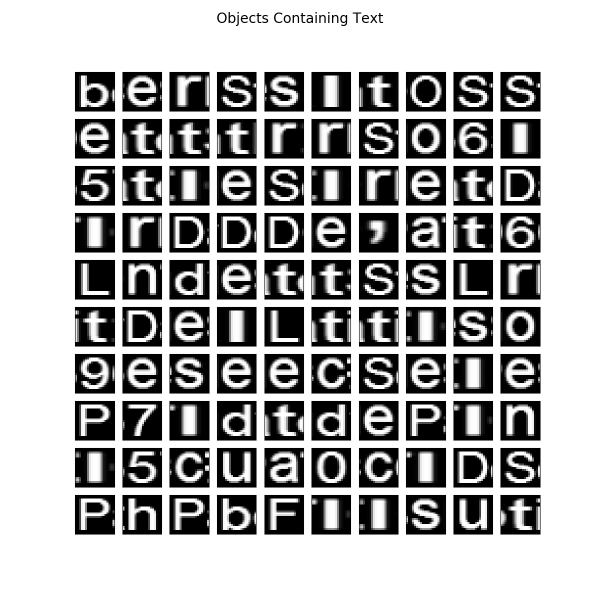
#> input picture img/lao-detect-candidates.png, 1200 x 1200 px (shown at 1/2 size)
$ python -i userimageski.py   (imports and definitions only)   (Python 2 division)   (older library calls are emulated)
#> lines starting #> are read from the running program, lines starting #| are printed output that depends on the picture; after the words box and inside, x2 and y2 are one past the last pixel; in counts of white or black regions, pixels touching at a corner belong together
import numpy as np
from skimage.io import imread
from skimage.filters import threshold_otsu
from skimage.transform import resize
import cPickle
import matplotlib
from matplotlib import pyplot as plt
from skimage.morphology import closing, square
from skimage.measure import regionprops
from skimage import restoration
from skimage import measure
from skimage.color import label2rgb
import matplotlib.patches as mpatches

class UserData():
    """
    class in charge of dealing with User Image input.
    the methods provided are finalized to process the image and return
    the text contained in it.
    """

    def __init__(self, image_file):
        """
        reads the image provided by the user as grey scale and preprocesses it.
        """
#> called with image_file = 'img/lao-detect-candidates.png'
        self.image = imread(image_file, as_grey=True)
#> self.image is the input picture: shape (1200, 1200) float64; min 0, max 1, mean 0.682
        self.preprocess_image()

#############################################################################################################

    def preprocess_image(self):
        """
        Denoises and increases contrast.
        """
        image = restoration.denoise_tv_chambolle(self.image, weight=0.1)
        thresh = threshold_otsu(image)
#> thresh = 0.514
        self.bw = closing(image > thresh, square(2))
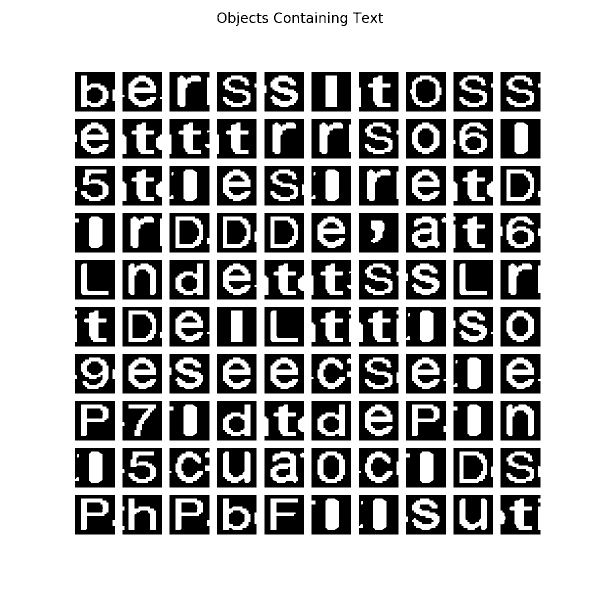
#> self.bw: shape (1200, 1200) bool (shown at 1/2 size); 68.2% white; 161 black regions (3 under 20 px), largest, box (x1, y1, x2, y2) and area: (718, 426, 797, 505) 5372, (150, 520, 230, 599) 5229, (907, 520, 986, 599) 5150
        self.cleared = self.bw.copy()
        return self.cleared

############################################################################################################

    def get_text_candidates(self):
        """
        identifies objects in the image. Gets contours, draws rectangles around them
        and saves the rectangles as individual images.
        """
        label_image = measure.label(self.cleared)
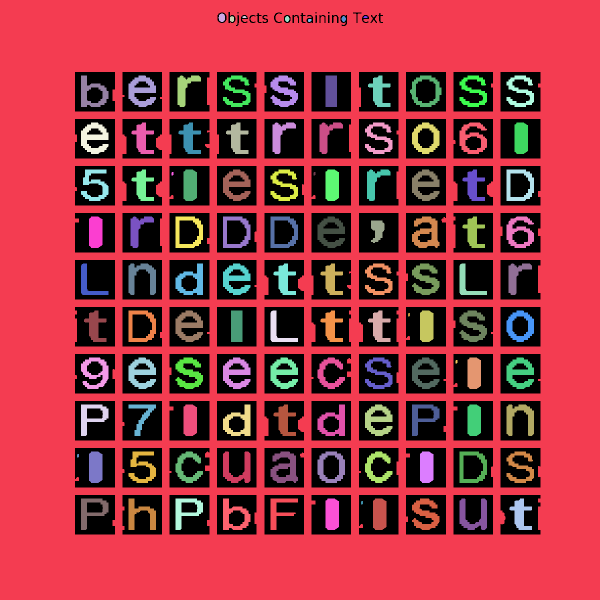
#> label_image: shape (1200, 1200) int32 (shown at 1/2 size); 115 distinct labels, from 0 to 114; one colour per label, 0 black
        borders = np.logical_xor(self.bw, self.cleared)
#> borders: shape (1200, 1200) bool; every value is 0
        label_image[borders] = -1


        coordinates = []
        i=0

        for region in regionprops(label_image):
            if region.area > 10:
                minr, minc, maxr, maxc = region.bbox
                margin = 3
                minr, minc, maxr, maxc = minr-margin, minc-margin, maxr+margin, maxc+margin
                roi = self.image[minr:maxr, minc:maxc]
                if roi.shape[0]*roi.shape[1] == 0:
                    continue
                else:
                    if i==0:
                        samples = resize(roi, (20,20))
                        coordinates.append(region.bbox)
                        i+=1
                    elif i==1:
                        roismall = resize(roi, (20,20))
                        samples = np.concatenate((samples[None,:,:], roismall[None,:,:]), axis=0)
                        coordinates.append(region.bbox)
                        i+=1
                    else:
                        roismall = resize(roi, (20,20))
                        samples = np.concatenate((samples[:,:,:], roismall[None,:,:]), axis=0)
                        coordinates.append(region.bbox)
#> this loop made 114 passes
#> (minr, minc, maxr, maxc, roi, i) on pass 1: (-3, -3, 1203, 1203, [[1, 1, 1], [1, 1, 1], [1, 1, 1]], 1)
#> (minr, minc, maxr, maxc, i) on pass 2: (24, 434, 47, 453, 2)
#> pass 2, in get_text_candidates, `roismall = resize(roi, (20,20))`:
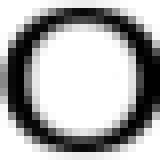
#> roismall: shape (20, 20) float64 (shown 8 times larger); min 0, max 1, mean 0.678
#> pass 3, in get_text_candidates, `roismall = resize(roi, (20,20))`:
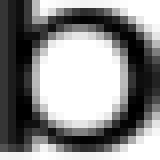
#> roismall: shape (20, 20) float64 (shown 8 times larger); min 0, max 1, mean 0.548

        self.candidates = {
                    'fullscale': samples,
                    'flattened': samples.reshape((samples.shape[0], -1)),
                    'coordinates': np.array(coordinates)
                    }

        print 'Images After Contour Detection'
        print 'Fullscale: ', self.candidates['fullscale'].shape
#| Fullscale:  (114, 20, 20)
        print 'Flattened: ', self.candidates['flattened'].shape
#| Flattened:  (114, 400)
        print 'Contour Coordinates: ', self.candidates['coordinates'].shape
#| Contour Coordinates:  (114, 4)
        print '============================================================'

        return self.candidates

##########################################################################################################################

    # [183 lines left out: functions select_text_among_candidates, classify_text, realign_text, realign_text_save, plot_to_check, plot_to_check_save and 2 more, not called in this run]

>>> result = UserData('img/lao-detect-candidates.png').get_text_candidates()

$ run again, on img/lao-detect-check.png
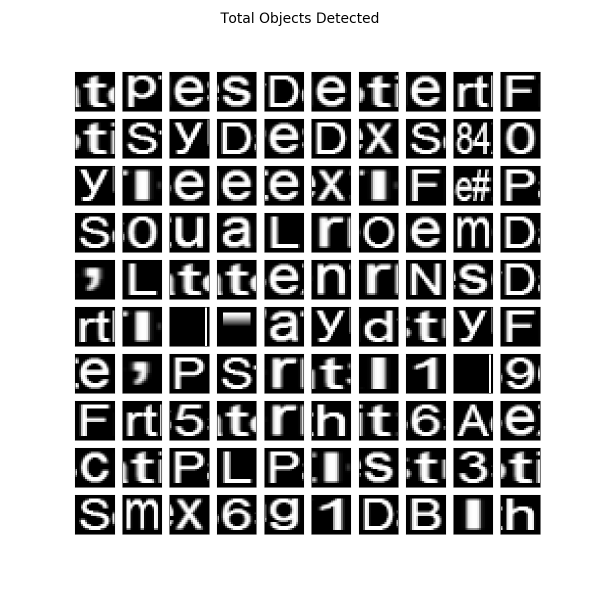
#> input picture img/lao-detect-check.png, 1200 x 1200 px (shown at 1/2 size)
#> in __init__, self.image is the input picture: shape (1200, 1200) float64; min 0, max 1, mean 0.677
#> thresh = 0.514
#> self.bw: shape (1200, 1200) bool; 67.8% white; 163 black regions (1 under 20 px), largest, box (x1, y1, x2, y2) and area: (339, 614, 410, 693) 5609, (907, 708, 978, 787) 5609, (150, 520, 230, 599) 5451
#> in get_text_candidates, `label_image = measure.label(self.cleared)`:
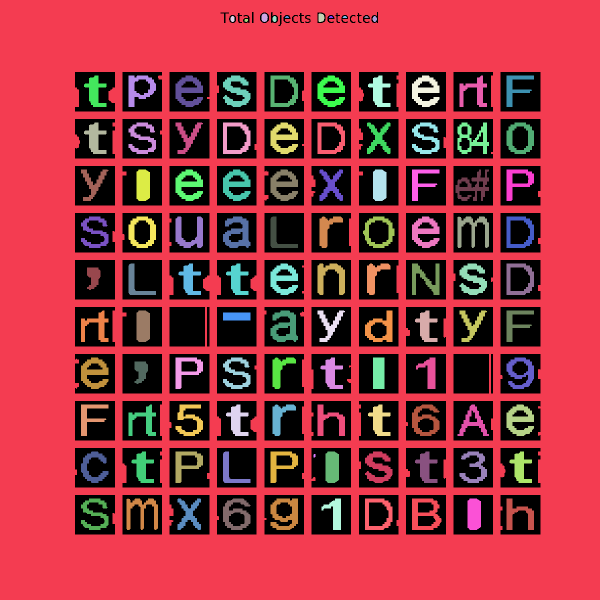
#> label_image: shape (1200, 1200) int32 (shown at 1/2 size); 111 distinct labels, from 0 to 110; one colour per label, 0 black
#> borders: shape (1200, 1200) bool; every value is 0
#> the loop in get_text_candidates, `for region in regionprops(label_image):` made 110 passes
#> (minr, minc, maxr, maxc, roi, i) on pass 1: (-3, -3, 1203, 1203, [[1, 1, 1], [1, 1, 1], [1, 1, 1]], 1)
#> after the loop in get_text_candidates, `for region in regionprops(label_image):`:
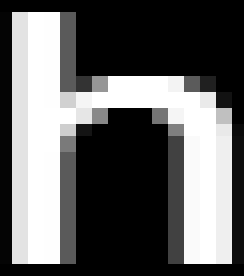
#> roi: shape (69, 61) float64 (shown 4 times larger); min 0, max 1, mean 0.386
#| Fullscale:  (110, 20, 20)
#| Flattened:  (110, 400)
#| Contour Coordinates:  (110, 4)

$ run again, on img/lao-detect-letters.png
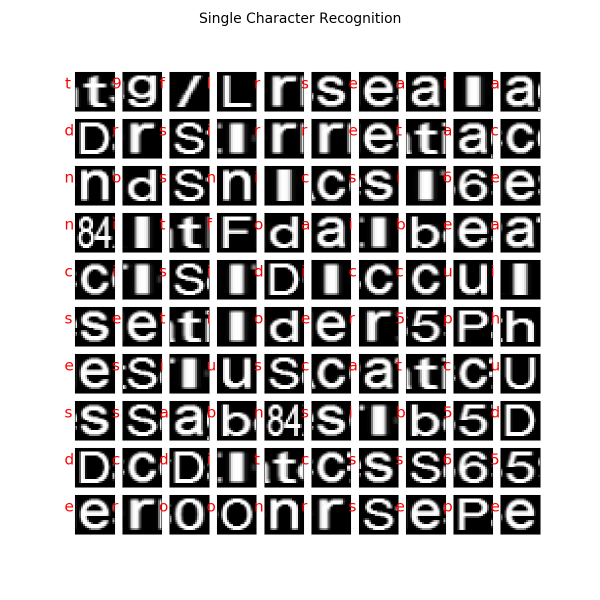
#> input picture img/lao-detect-letters.png, 1200 x 1200 px (shown at 1/2 size)
#> thresh = 0.518
#> self.bw: shape (1200, 1200) bool; 67.8% white; 191 black regions (4 under 20 px), largest, box (x1, y1, x2, y2) and area: (339, 144, 419, 223) 5435, (434, 144, 520, 223) 5173, (1001, 708, 1081, 787) 5096
#> in get_text_candidates, `label_image = measure.label(self.cleared)`:
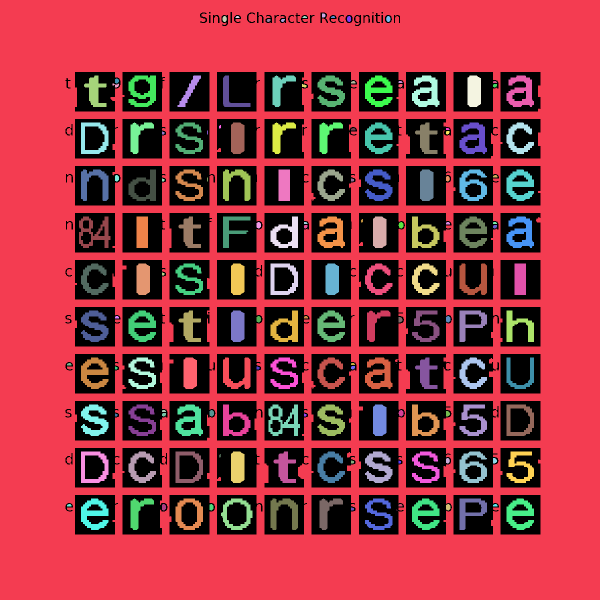
#> label_image: shape (1200, 1200) int32 (shown at 1/2 size); 171 distinct labels, from 0 to 170; one colour per label, 0 black
#> borders: shape (1200, 1200) bool; every value is 0
#> the loop in get_text_candidates, `for region in regionprops(label_image):` made 170 passes
#> (minr, minc, maxr, maxc, roi, i) on pass 1: (-3, -3, 1203, 1203, [[1, 1, 1], [1, 1, 1], [1, 1, 1]], 1)
#> pass 3, in get_text_candidates, `roismall = resize(roi, (20,20))`:
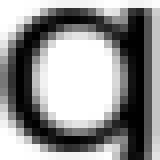
#> roismall: shape (20, 20) float64 (shown 8 times larger); min 0, max 1, mean 0.578
#| Fullscale:  (168, 20, 20)
#| Flattened:  (168, 400)
#| Contour Coordinates:  (168, 4)

$ run again, on img/lao-detect.png
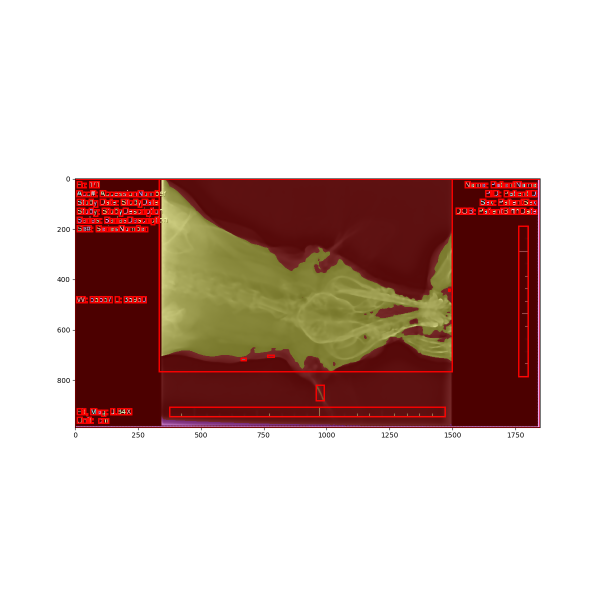
#> input picture img/lao-detect.png, 1200 x 1200 px (shown at 1/2 size)
#> thresh = 0.592
#> self.bw: shape (1200, 1200) bool; 69.5% white; 70 black regions (66 under 20 px), largest, box (x1, y1, x2, y2) and area: (150, 357, 1081, 856) 438231, (386, 575, 396, 583) 56, (118, 554, 121, 564) 23, (723, 586, 731, 589) 20
#> in get_text_candidates, `label_image = measure.label(self.cleared)`:
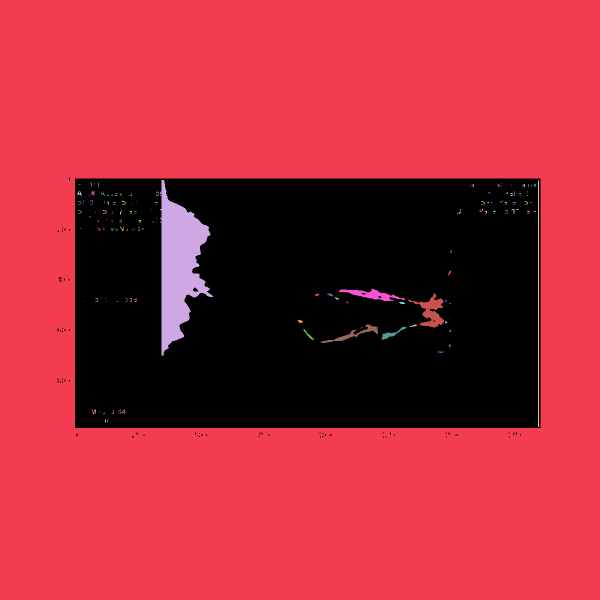
#> label_image: shape (1200, 1200) int32 (shown at 1/2 size); 148 distinct labels, from 0 to 147; one colour per label, 0 black
#> borders: shape (1200, 1200) bool; every value is 0
#> the loop in get_text_candidates, `for region in regionprops(label_image):` made 147 passes
#> (minr, minc, maxr, maxc, roi, i) on pass 1: (-3, -3, 1203, 1203, [[1, 1, 1], [1, 1, 1], [1, 1, 1]], 1)
#> pass 3, in get_text_candidates, `roismall = resize(roi, (20,20))`:
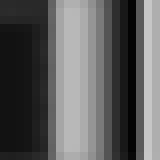
#> roismall: shape (20, 20) float64 (shown 8 times larger); min 0.0139, max 0.782, mean 0.366
#> after the loop in get_text_candidates, `for region in regionprops(label_image):`: coordinates = 69 items, first 6: (0, 0, 1200, 1200), (360, 320, 712, 426), (361, 1076, 854, 1079), (368, 943, 374, 948), (368, 1045, 374, 1050), (368, 1067, 371, 1072); i = 2
#| Fullscale:  (69, 20, 20)
#| Flattened:  (69, 400)
#| Contour Coordinates:  (69, 4)
#> result = 3 items
